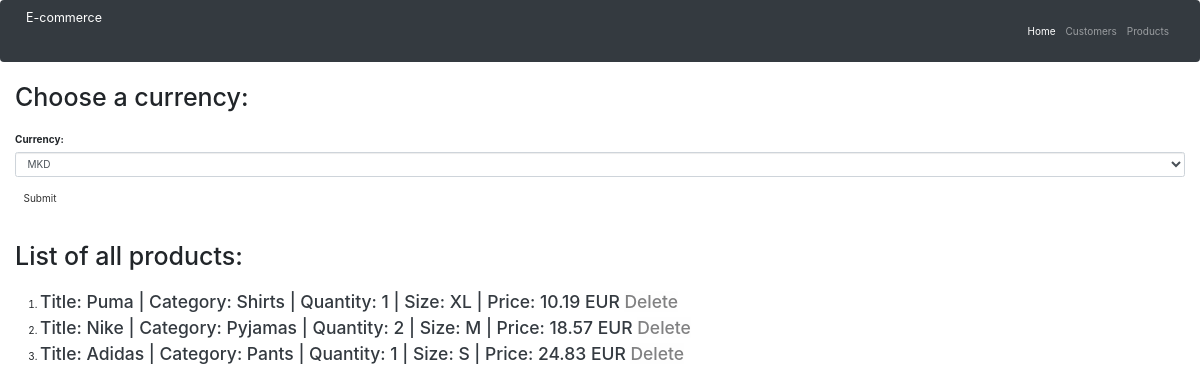
Page /products on the committed database.
### main.py (models this page shows)
class Product(db.Model):
    id = db.Column(db.Integer, primary_key=True)
    title=db.Column(db.String(250), nullable=False, unique=False)
    category = db.Column(db.String(250), nullable=False, unique=False)
    quantity = db.Column(db.Integer, nullable=False, unique = False)
    size = db.Column(db.String, nullable=False, unique=False)
    price = db.Column(db.Float, nullable=False, unique=False)
    currency = db.Column(db.String(5), nullable=False, unique=False)

### main.py (the view, shortened to what this page needs)
@app.route("/products", methods=["GET","POST"])
def products():
    form = Currency_form()
    all_products = db.session.query(Product).order_by(Product.price).all()
    print(all_products)
    db.session.commit()
    return render_template('products.html', all_products=all_products, form=form)

### main.py
class Currency_form(FlaskForm):
    currency = SelectField('Currency:', choices=['MKD', 'USD', 'EUR'])
    submit = SubmitField('Submit', validators=[DataRequired()])

### templates/products.html (shortened to what this page needs)
{% extends 'bootstrap/base.html' %}
{% import "bootstrap/wtf.html" as wtf %}
{% block styles %}
  {{ super() }}
  <link rel="stylesheet" href="https://cdn.jsdelivr.net/npm/bootstrap@4.0.0/dist/css/bootstrap.min.css">
{% endblock %}
{% block content %}
    <nav class="navbar navbar-expand-lg navbar-dark bg-dark">
        <a class="navbar-brand" href="{{url_for('home')}}">E-commerce</a>
        <div class="collapse navbar-collapse" id="navbarNavAltMarkup">
            <div class="navbar-nav ml-auto">
                <a class="nav-item nav-link active" href="{{ url_for('home') }}">Home <span class="sr-only">(current)</span></a>
                <a class="nav-item nav-link" href="{{ url_for('customers') }}">Customers</a>
                <a class="nav-item nav-link" href="{{ url_for('products') }}">Products</a>
            </div>
        </div>
    </nav>
<div class="content">
    <div class="container-fluid">
        <h1>Choose a currency:</h1><br>
        {{ wtf.quick_form(form, novalidate=True) }}
    </div>
</div>
<br>
<br>
<div class="container-fluid">
    <h1>List of all products:</h1><br>
</div>
    {% if not all_products %}
        <p>The database is empty</p>
    {% else %}
        <ol>
            {% for product in all_products %}
                <li>
                    <h3 class="text-dark">
                        Title: {{product['title']}}  |  Category: {{product['category']}}  |
                        Quantity: {{product['quantity']}}  |  Size: {{product['size']}}  |
                        Price: {{product['price']}} {{product['currency']}}
                    <a class="alert-light" href="{{ url_for('delete_product', id=product.id) }}"> Delete</a>
                    </h3>
                </li>
            {% endfor %}
        </ol>
    {% endif %}
{% endblock %}

### rows in the picture
Product: title "Puma", category "Shirts", quantity "1", size "XL", price "10.19", currency "EUR"
Product: title "Nike", category "Pyjamas", quantity "2", size "M", price "18.57", currency "EUR"
Product: title "Adidas", category "Pants", quantity "1", size "S", price "24.83", currency "EUR"
